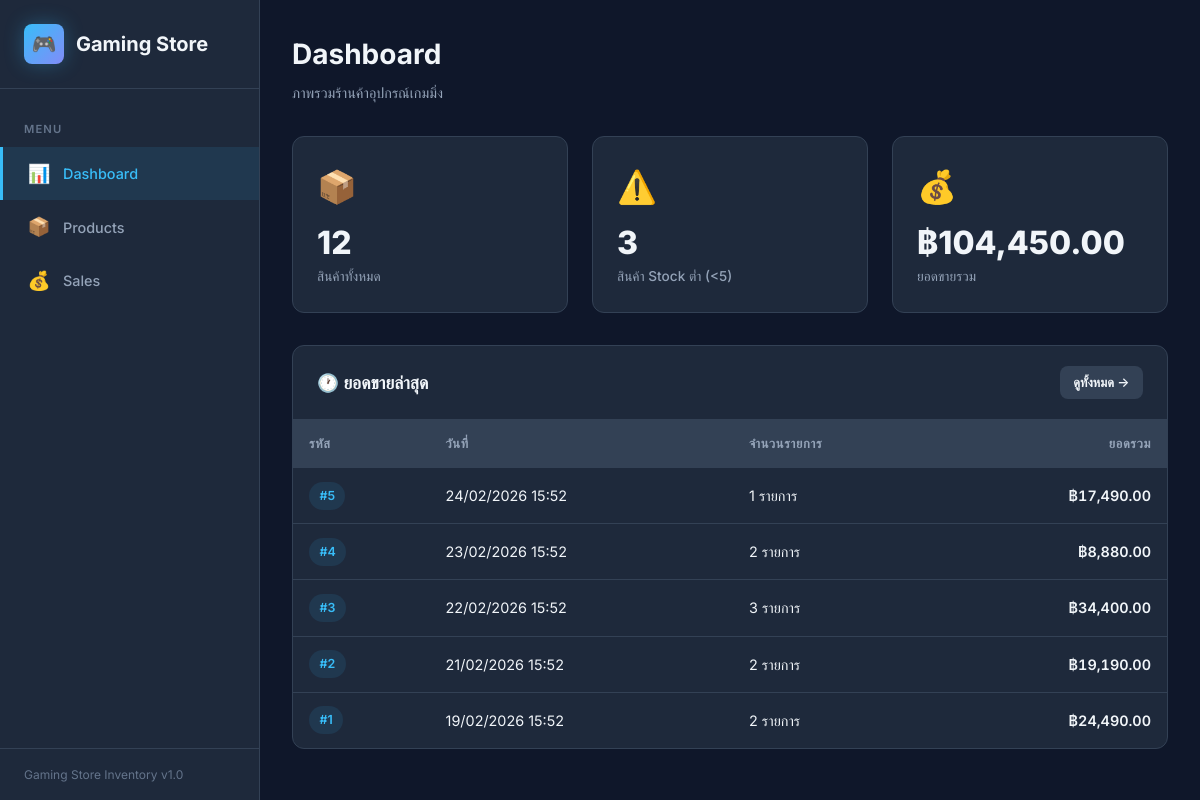
The page / on the database its author committed.
### tables this page shows
CREATE TABLE IF NOT EXISTS sales (
    id INT AUTO_INCREMENT PRIMARY KEY,
    sale_date TIMESTAMP DEFAULT CURRENT_TIMESTAMP,
    total_amount DECIMAL(10,2) NOT NULL DEFAULT 0.00
);

### index.php (the view, shortened to what this page needs)
<?php
require_once 'db.php';
$totalProducts = $pdo->query("SELECT COUNT(*) FROM products")->fetchColumn();
$lowStock = $pdo->query("SELECT COUNT(*) FROM products WHERE stock_quantity < 5")->fetchColumn();
$totalSales = $pdo->query("SELECT COALESCE(SUM(total_amount), 0) FROM sales")->fetchColumn();
$recentSales = $pdo->query("
    SELECT s.id, s.sale_date, s.total_amount,
           COUNT(si.id) as item_count
    FROM sales s
    LEFT JOIN sale_items si ON s.id = si.sale_id
    GROUP BY s.id
    ORDER BY s.sale_date DESC
    LIMIT 5
")->fetchAll();
?>
<!DOCTYPE html>
<html lang="th">
<head>
    <link rel="stylesheet" href="assets/css/style.css">
</head>
<body>
<div class="app-layout">
    <aside class="sidebar">
        <div class="sidebar-header">
            <div class="sidebar-logo">
                <div class="logo-icon">🎮</div>
                <span>Gaming Store</span>
            </div>
        </div>
        <nav class="sidebar-nav">
            <div class="nav-section-title">Menu</div>
            <a href="index.php" class="nav-link active">
                <span class="nav-icon">📊</span>
                <span>Dashboard</span>
            </a>
            <a href="products.php" class="nav-link">
                <span class="nav-icon">📦</span>
                <span>Products</span>
            </a>
            <a href="sales.php" class="nav-link">
                <span class="nav-icon">💰</span>
                <span>Sales</span>
            </a>
        </nav>
        <div class="sidebar-footer">
            Gaming Store Inventory v1.0
        </div>
    </aside>
    <main class="main-content">
        <div class="page-header">
            <h1 class="page-title">Dashboard</h1>
            <p class="page-subtitle">ภาพรวมร้านค้าอุปกรณ์เกมมิ่ง</p>
        </div>
        <div class="stats-grid">
            <div class="stat-card">
                <div class="stat-icon">📦</div>
                <div class="stat-value"><?= number_format($totalProducts) ?></div>
                <div class="stat-label">สินค้าทั้งหมด</div>
            </div>
            <div class="stat-card <?= $lowStock > 0 ? 'danger' : '' ?>">
                <div class="stat-icon">⚠️</div>
                <div class="stat-value"><?= number_format($lowStock) ?></div>
                <div class="stat-label">สินค้า Stock ต่ำ (&lt;5)</div>
            </div>
            <div class="stat-card">
                <div class="stat-icon">💰</div>
                <div class="stat-value">฿<?= number_format($totalSales, 2) ?></div>
                <div class="stat-label">ยอดขายรวม</div>
            </div>
        </div>
        <div class="card">
            <div class="card-header">
                <h2 class="card-title">🕐 ยอดขายล่าสุด</h2>
                <a href="sales.php" class="btn btn-sm btn-secondary">ดูทั้งหมด →</a>
            </div>
            <div class="table-wrapper">
                <?php if (count($recentSales) > 0): ?>
                <table>
                    <thead>
                        <tr>
                            <th>รหัส</th>
                            <th>วันที่</th>
                            <th>จำนวนรายการ</th>
                            <th class="text-right">ยอดรวม</th>
                        </tr>
                    </thead>
                    <tbody>
                        <?php foreach ($recentSales as $sale): ?>
                        <tr>
                            <td><span class="badge badge-info">#<?= $sale['id'] ?></span></td>
                            <td><?= date('d/m/Y H:i', strtotime($sale['sale_date'])) ?></td>
                            <td><?= $sale['item_count'] ?> รายการ</td>
                            <td class="text-right price">฿<?= number_format($sale['total_amount'], 2) ?></td>
                        </tr>
                        <?php endforeach; ?>
                    </tbody>
                </table>
                <?php endif; ?>
            </div>
        </div>
    </main>
</div>
</body>
</html>

### rows shown on the page
sales: id "5", sale_date "24/02/2026 15:52", item_count "1", total_amount "17,490.00"
sales: id "4", sale_date "23/02/2026 15:52", item_count "2", total_amount "8,880.00"
sales: id "3", sale_date "22/02/2026 15:52", item_count "3", total_amount "34,400.00"
sales: id "2", sale_date "21/02/2026 15:52", item_count "2", total_amount "19,190.00"
sales: id "1", sale_date "19/02/2026 15:52", item_count "2", total_amount "24,490.00"

### other values the page prints
$totalProducts "12"
$lowStock "3"
$totalSales "104,450.00"
